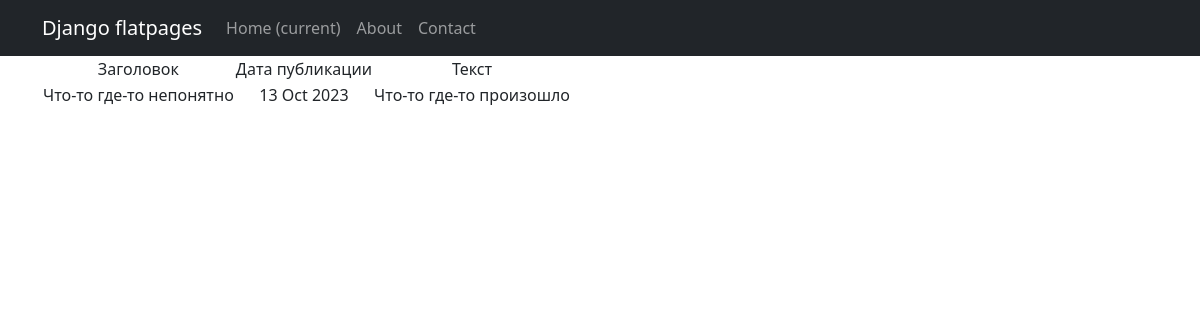
/news/5, run on the app's committed database.
### NewsPortal/models.py (models this page shows, shortened)
class Post(models.Model):
    NEWS = 'NW'
    ARTICLE = 'AR'
    CATEGORY = [(NEWS, 'Новость'),
                (ARTICLE, 'Статья')
                ]
    category_post = models.CharField(max_length=2, choices=CATEGORY, default=ARTICLE)
    date_time = models.DateTimeField(auto_now_add=True)
    title = models.CharField(max_length=255)
    text = models.TextField()
    rating = models.SmallIntegerField(default=0)
    author = models.ForeignKey(Author, on_delete=models.CASCADE)
    category = models.ManyToManyField(Category, through='PostCategory', related_name='article')

### NewsPortal/views.py (the view)
# urls.py: path('<int:pk>', PostDetail.as_view())
class PostDetail(DetailView):
    model = Post
    template_name = 'news_index.html'
    context_object_name = 'news'

### templates/news_index.html (shortened to what this page needs)
{% extends 'flatpages/default.html' %}
{% block content %}
    {% if news %}
        <table>
            <tr>
                <td>Заголовок</td>
                <td>Дата публикации</td>
                <td>Текст</td>
            </tr>
            <tr>
                <td>{{news.title}}</td>
                <td>{{news.date_time|date:'d M Y'}}</td>
                <td>{{news.text}}</td>
            </tr>
        </table>
    {% endif %}
{% endblock content %}

### data on the page
Post: title "Что-то где-то непонятно", date_time "13 Oct 2023", text "Что-то где-то произошло"
